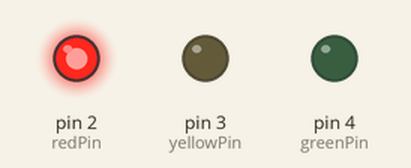
This sketch was run on a simulated Arduino Uno, built with avr-gcc and run on an emulated ATmega328P. Parts: output pins drawn as LEDs (lit = HIGH).

Above: at 2.5 s.
At 9.5 s:
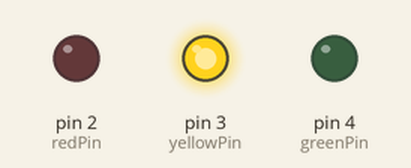
At 16.5 s:
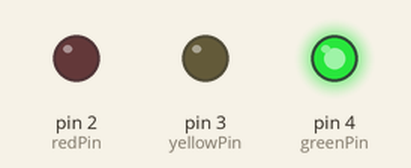
At 27.12 s:
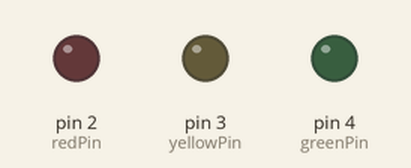
Timing chart, 0 to 27.4 s (numbered marks = the images above):
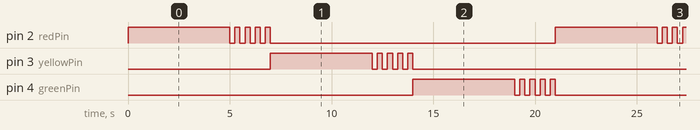

Measured:
- by itself, pin 2 (redPin), pin 3 (yellowPin), pin 4 (greenPin): repeats every 21.0 s: 4 × (LOW 0.25 s, HIGH 0.25 s), LOW 14.0 s, HIGH 5.0 s
- by itself, everything shown: repeats every 21.0 s, in 27 steps

The sketch:

Traffic_light.ino
```cpp
const int redPin = 2;
const int yellowPin = 3;
const int greenPin = 4;

void setup() {
  pinMode(redPin, OUTPUT);
  pinMode(yellowPin, OUTPUT);
  pinMode(greenPin, OUTPUT);

  digitalWrite(redPin, LOW);
  digitalWrite(yellowPin, LOW);
  digitalWrite(greenPin, LOW);
}

void loop() {
  digitalWrite(redPin, HIGH);
  digitalWrite(yellowPin, LOW);
  digitalWrite(greenPin, LOW);
  delay(5000);

  for (int i = 0; i < 4; i++) {
    digitalWrite(redPin, LOW);
    delay(250);
    digitalWrite(redPin, HIGH);
    delay(250);
  }
  digitalWrite(redPin, LOW);

  digitalWrite(yellowPin, HIGH);
  delay(5000);

  for (int i = 0; i < 4; i++) {
    digitalWrite(yellowPin, LOW);
    delay(250);
    digitalWrite(yellowPin, HIGH);
    delay(250);
  }
  digitalWrite(yellowPin, LOW);

  digitalWrite(greenPin, HIGH);
  delay(5000);

  for (int i = 0; i < 4; i++) {
    digitalWrite(greenPin, LOW);
    delay(250);
    digitalWrite(greenPin, HIGH);
    delay(250);
  }
  digitalWrite(greenPin, LOW);
}
```
